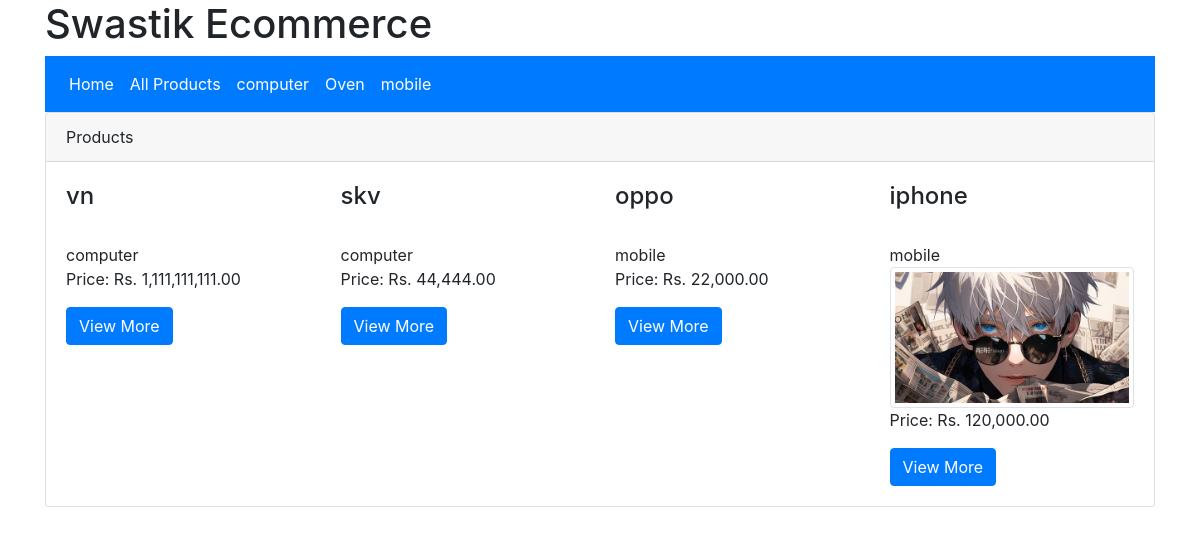
The page / on the database its author committed.
### tables this page shows
CREATE TABLE `categories` (
  `id` int(11) NOT NULL,
  `name` varchar(200) NOT NULL,
  `description` text DEFAULT NULL,
  `status` tinyint(1) NOT NULL
);

CREATE TABLE `products` (
  `id` int(11) NOT NULL,
  `sku` varchar(40) NOT NULL,
  `name` varchar(200) NOT NULL,
  `category_id` int(11) DEFAULT NULL,
  `description` text DEFAULT NULL,
  `price` double NOT NULL,
  `image_name` varchar(100) DEFAULT NULL,
  `status` tinyint(1) NOT NULL
);

### index.php (the view, shortened to what this page needs)
<?php
require_once "./connection.php";
$sql = "SELECT
categories.name as category_name,
products.*
FROM products
INNER JOIN categories ON categories.id=products.category_id
ORDER BY products.id DESC
LIMIT 4
";
$stmt = $con->prepare($sql);
$stmt->execute();
$latestProducts = $stmt->fetchAll(PDO::FETCH_ASSOC);
?>
<!DOCTYPE html>
<html lang="en">
<head>
<link rel="stylesheet" href="css/bootstrap.css">
</head>
<body>
<div class="container">
<div class="row">
<div class="col-md-12">
<h1>Swastik Ecommerce</h1>
</div>
</div>
<?php require_once("menus.php"); ?>
<div class="card">
<div class="card-header">Products</div>
<div class="card-body">
<div class="row">
<?php foreach ($latestProducts as $latestProduct) { ?>
<div class="col-md-3">
<h4><?php echo $latestProduct['name']; ?></h4>
<br>
<?php echo $latestProduct['category_name']; ?>
<?php if (!empty($latestProduct['image_name']) && file_exists('./product_images/' . $latestProduct['image_name'])) { ?>
<img class="img-thumbnail" src="./product_images/<?php echo $latestProduct['image_name']; ?>" alt="">
<?php } ?>
<p>
Price: Rs. <?php echo number_format($latestProduct['price'], 2); ?>
</p>
<a class="btn btn-primary" href="product-details.php?product_id=<php echo $latestProduct['id'];?>">View More</a>
</div>
<?php } ?>
</div>
</div>
</div>
</div>
</body>
</html>

### menus.php
<?php
$stmt = $con->prepare("SELECT * FROM categories WHERE status=1");
$stmt->execute();
$categories = $stmt->fetchAll(PDO::FETCH_ASSOC);
?>
<nav class="navbar navbar-expand-lg navbar-light bg-primary">
<div class="collapse navbar-collapse" id="navbarNav">
<ul class="navbar-nav">
<li class="nav-item active">
<a class="nav-link text-white" href="./index.php">Home <span class="sr-only">(current)</span></a>
</li>
<li class="nav-item active">
<a class="nav-link text-white" href="./products.php">All Products <span class="sr-only">(current)</span></a>
</li>
<?php foreach ($categories as $category) { ?>
<li class="nav-item text-white">
<a class="nav-link text-white" href="products.php?category_id=<?php echo $category['id']; ?>"><?php echo $category['name']; ?></a>
</li>
<?php } ?>
</ul>
</div>
</nav>

### rows shown on the page
categories: name "computer"
categories: name "Oven"
categories: name "mobile"
products: name "vn", category.name "computer", price "1,111,111,111.00"
products: name "skv", category.name "computer", price "44,444.00"
products: name "oppo", category.name "mobile", price "22,000.00"
products: name "iphone", category.name "mobile", image_name (picture), price "120,000.00"
